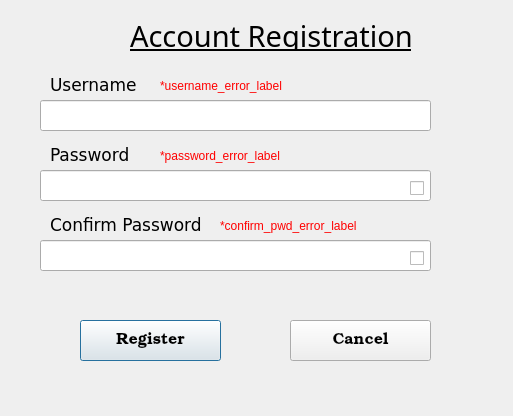
<?xml version="1.0" encoding="UTF-8"?>
<ui version="4.0">
 <class>RegisterDialog</class>
 <widget class="QDialog" name="RegisterDialog">
  <property name="geometry">
   <rect>
    <x>0</x>
    <y>0</y>
    <width>513</width>
    <height>416</height>
   </rect>
  </property>
  <property name="windowTitle">
   <string>Registration</string>
  </property>
  <widget class="QLabel" name="acc_register_label">
   <property name="geometry">
    <rect>
     <x>130</x>
     <y>20</y>
     <width>281</width>
     <height>31</height>
    </rect>
   </property>
   <property name="font">
    <font>
     <family>Bodoni MT</family>
     <pointsize>22</pointsize>
     <weight>50</weight>
     <bold>false</bold>
     <underline>true</underline>
    </font>
   </property>
   <property name="text">
    <string>Account Registration</string>
   </property>
   <property name="alignment">
    <set>Qt::AlignLeading|Qt::AlignLeft|Qt::AlignVCenter</set>
   </property>
  </widget>
  <widget class="QLabel" name="username_label">
   <property name="geometry">
    <rect>
     <x>50</x>
     <y>70</y>
     <width>101</width>
     <height>31</height>
    </rect>
   </property>
   <property name="font">
    <font>
     <family>Verdana</family>
     <pointsize>13</pointsize>
    </font>
   </property>
   <property name="text">
    <string>Username</string>
   </property>
  </widget>
  <widget class="QLineEdit" name="username_input_field">
   <property name="geometry">
    <rect>
     <x>40</x>
     <y>100</y>
     <width>391</width>
     <height>31</height>
    </rect>
   </property>
   <property name="font">
    <font>
     <family>Bodoni MT</family>
     <pointsize>13</pointsize>
    </font>
   </property>
   <property name="text">
    <string/>
   </property>
  </widget>
  <widget class="QLabel" name="password_label">
   <property name="geometry">
    <rect>
     <x>50</x>
     <y>140</y>
     <width>101</width>
     <height>31</height>
    </rect>
   </property>
   <property name="font">
    <font>
     <family>Verdana</family>
     <pointsize>13</pointsize>
    </font>
   </property>
   <property name="text">
    <string>Password</string>
   </property>
  </widget>
  <widget class="QLineEdit" name="pwd_input_field">
   <property name="geometry">
    <rect>
     <x>40</x>
     <y>170</y>
     <width>391</width>
     <height>31</height>
    </rect>
   </property>
   <property name="font">
    <font>
     <family>Bodoni MT</family>
     <pointsize>13</pointsize>
    </font>
   </property>
   <property name="echoMode">
    <enum>QLineEdit::Password</enum>
   </property>
  </widget>
  <widget class="QLabel" name="confirm_pwd_label">
   <property name="geometry">
    <rect>
     <x>50</x>
     <y>210</y>
     <width>181</width>
     <height>31</height>
    </rect>
   </property>
   <property name="font">
    <font>
     <family>Verdana</family>
     <pointsize>13</pointsize>
    </font>
   </property>
   <property name="text">
    <string>Confirm Password</string>
   </property>
  </widget>
  <widget class="QLineEdit" name="confirm_pwd_input_field">
   <property name="geometry">
    <rect>
     <x>40</x>
     <y>240</y>
     <width>391</width>
     <height>31</height>
    </rect>
   </property>
   <property name="font">
    <font>
     <family>Bodoni MT</family>
     <pointsize>13</pointsize>
    </font>
   </property>
   <property name="echoMode">
    <enum>QLineEdit::Password</enum>
   </property>
  </widget>
  <widget class="QPushButton" name="register_button">
   <property name="geometry">
    <rect>
     <x>80</x>
     <y>320</y>
     <width>141</width>
     <height>41</height>
    </rect>
   </property>
   <property name="font">
    <font>
     <family>Bookman Old Style</family>
     <pointsize>12</pointsize>
    </font>
   </property>
   <property name="text">
    <string>Register</string>
   </property>
  </widget>
  <widget class="QPushButton" name="cancel_button">
   <property name="geometry">
    <rect>
     <x>290</x>
     <y>320</y>
     <width>141</width>
     <height>41</height>
    </rect>
   </property>
   <property name="font">
    <font>
     <family>Bookman Old Style</family>
     <pointsize>12</pointsize>
    </font>
   </property>
   <property name="text">
    <string>Cancel</string>
   </property>
  </widget>
  <widget class="QLabel" name="username_error_label">
   <property name="geometry">
    <rect>
     <x>160</x>
     <y>70</y>
     <width>341</width>
     <height>31</height>
    </rect>
   </property>
   <property name="font">
    <font>
     <pointsize>9</pointsize>
    </font>
   </property>
   <property name="styleSheet">
    <string notr="true">color: red;</string>
   </property>
   <property name="text">
    <string>*username_error_label</string>
   </property>
  </widget>
  <widget class="QLabel" name="password_error_label">
   <property name="geometry">
    <rect>
     <x>160</x>
     <y>140</y>
     <width>341</width>
     <height>31</height>
    </rect>
   </property>
   <property name="font">
    <font>
     <pointsize>9</pointsize>
    </font>
   </property>
   <property name="styleSheet">
    <string notr="true">color: red;</string>
   </property>
   <property name="text">
    <string>*password_error_label</string>
   </property>
  </widget>
  <widget class="QLabel" name="confirm_pwd_error_label">
   <property name="geometry">
    <rect>
     <x>220</x>
     <y>210</y>
     <width>281</width>
     <height>31</height>
    </rect>
   </property>
   <property name="font">
    <font>
     <pointsize>9</pointsize>
    </font>
   </property>
   <property name="styleSheet">
    <string notr="true">color: red;</string>
   </property>
   <property name="text">
    <string>*confirm_pwd_error_label</string>
   </property>
  </widget>
  <widget class="QCheckBox" name="pwd_visible_checkbox">
   <property name="geometry">
    <rect>
     <x>410</x>
     <y>180</y>
     <width>16</width>
     <height>17</height>
    </rect>
   </property>
  </widget>
  <widget class="QCheckBox" name="confirm_pwd_visible_checkbox">
   <property name="geometry">
    <rect>
     <x>410</x>
     <y>250</y>
     <width>16</width>
     <height>17</height>
    </rect>
   </property>
  </widget>
 </widget>
 <resources/>
 <connections/>
</ui>
